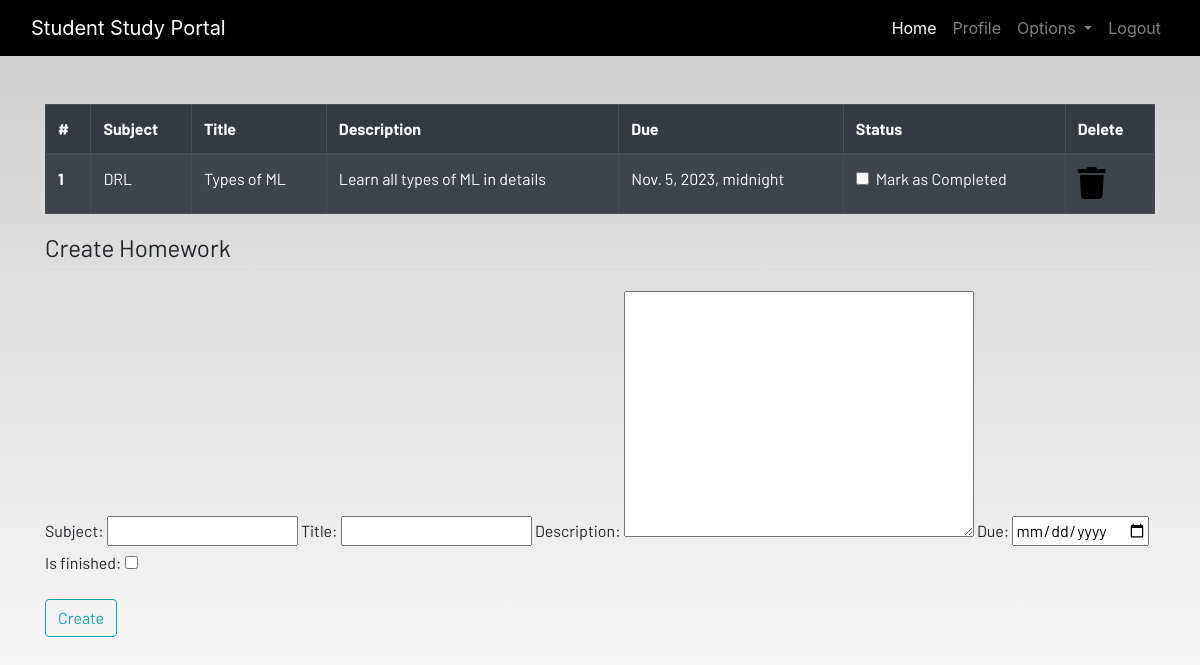
The page /homework (signed in) on the database its author committed.
### dashboard/models.py (models this page shows, shortened)
class Homework(models.Model):
    user = models.ForeignKey(User,on_delete=models.CASCADE)
    subject = models.CharField(max_length=50)
    title = models.CharField(max_length=100)
    description=models.TextField()
    due=models.DateTimeField()
    is_finished=models.BooleanField(default=False)
    class Meta:
        verbose_name="Homework"
        verbose_name_plural="Homework"

### dashboard/views.py (the view)
# urls.py: path('homework',views.homework,name="homework"),
@login_required
def homework(request):
    if request.method == "POST":
        form = HomeworkForm(request.POST)
        if form.is_valid():
            try:
                finished = request.POST('is_finished')
                if finished == 'on':
                    finished = True
                else:
                    finished=False
            except:
                finished= False
            homework =Homework(
                user = request.user,
                subject = request.POST['subject'],
                title = request.POST['title'],
                description = request.POST['description'],
                due = request.POST['due'],
                is_finished = request.POST.get('is_finished',False)
            )
            homework.save()
            messages.success(request,f'Homework added from {request.user.username}!!')
    else:
            form=HomeworkForm()
    homework=Homework.objects.filter(user=request.user)
    if len(homework)==0:
        homework_done=True
    else:
        homework_done=False
    context = {
               'homeworks':homework,
               'homework_done':homework_done,
               'form':form
    }
    return render(request,'dashboard/homework.html',context)

### dashboard/forms.py
class HomeworkForm(forms.ModelForm):
    class Meta:
        model = Homework
        widgets = {'due':DateInput()}
        fields = ['subject','title','description','due','is_finished']

### dashboard/templates/dashboard/homework.html (shortened to what this page needs)
{% extends 'dashboard/base.html' %} {% load static %} {% load
crispy_forms_tags%} {% block content %}
<div class="container">
  {% if not homework_done == True%}
  <table class="table table-striped table-bordered table-hover table-dark">
    <thead>
      <tr>
        <th scope="col">#</th>
        <th scope="col">Subject</th>
        <th scope="col">Title</th>
        <th scope="col">Description</th>
        <th scope="col">Due</th>
        <th scope="col">Status</th>
        <th scope="col">Delete</th>
      </tr>
    </thead>
    <tbody>
      {%for homework in homeworks %}
      <tr>
        <th scope="row">{{forloop.counter}}</th>
        <td>{{homework.subject}}</td>
        <td>{{homework.title}}</td>
        <td>{{homework.description}}</td>
        <td>{{homework.due}}</td>
        <td>
          <a href="{% url 'update-homework' homework.id %}">
            <div class="form-check">
              {% if homework.is_finished == True %}
              <input
                class="form-check-input"
                type="checkbox"
                value=""
                checked
              />
              {% else %}
              <input class="form-check-input" type="checkbox" value="" />
              {% endif %}
              <label class="form-check-label text-light" for="flexCheckDefault">
                Mark as Completed
              </label>
            </div>
          </a>
        </td>
        <td>
          <a href="{% url 'delete-homework' homework.id %}"
            ><i class="fa fa-trash fa-2x"></i
          ></a>
        </td>
      </tr>
      {% endfor %}
    </tbody>
  </table>
  {% else %}
  <h4>All homeworks are completed!! Create to have more!!</h4>
  {%endif%}
</div>
<div class="container">
  <form method="POST">
    <fieldset class="form-group">
      <legend class="border-bottom mb-4">Create Homework</legend>
      {{form}}
    </fieldset>
    <div class="form-group">
      <button href="" class="btn btn-outline-info" type="submit">Create</button>
    </div>
  </form>
</div>
{% endblock content %}

### static/css/main.css (style rules this page uses)
html { scroll-behavior: smooth; height: 100%; width: 100%; }
a { text-decoration: none !important; color: black; }
html, body { max-width: 100%; overflow-x: hidden; height: 100%; width: 100%; }
body { background: linear-gradient(rgba(0, 0, 0, 0.2), rgba(255, 255, 255, 0.5)); overflow-x: hidden; background-repeat: no-repeat; }
.fa { color: black; }

### rows shown on the page
Homework: subject "DRL", title "Types of ML", description "Learn all types of ML in details", due "Nov. 5, 2023, midnight"
